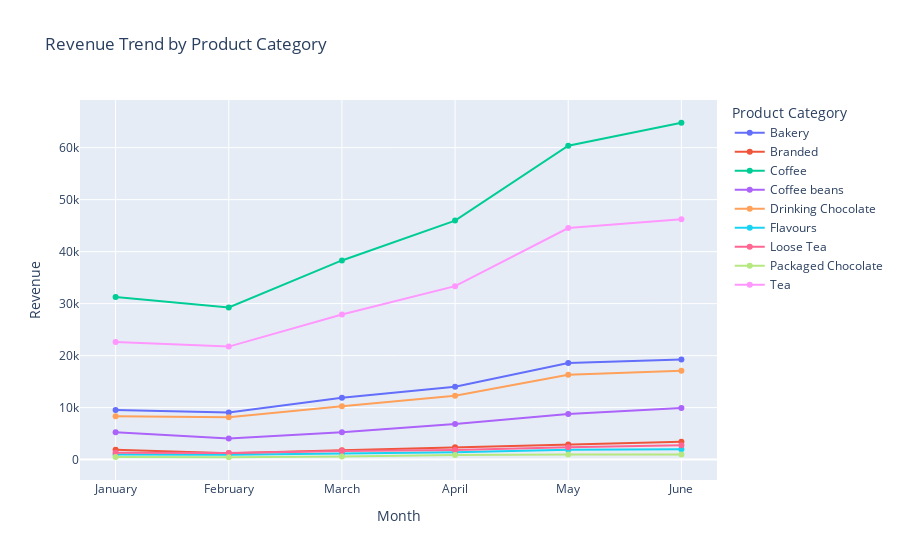

Notebook cell for this chart:
### Markdown cell above
#### 7. What are the overall sale trends over time?

### Code cell
# Finally, I want to calculate how much revenue was generated over time per product category.
# In order to be able to illustrate the months in a chronological order, 
# I convert the 'Months' column from type object into type category.
months_chronological = ['January', 'February', 'March', 'April', 'May', 'June']
df['Month'] = pd.Categorical(df['Month'], categories=months_chronological, ordered=True)

# Then I aggregate my total revenue per month and product category.
revenue_per_month = df.groupby(['Month','Product Category'])['Revenue'].sum().reset_index().sort_values('Month')
print(revenue_per_month)

# I illustrate the results with a trend line graph.
plot3 = px.line(revenue_per_month, 
              x='Month', 
              y='Revenue', 
              color='Product Category',
              title='Revenue Trend by Product Category',
              markers=True
             )
plot3.show()

### Figure 1 — Plotly figure (JSON) as saved in the notebook; plotly's stock layout.template omitted (floating-point values rounded to 4 significant figures)
{"data": [{"hovertemplate": "Product Category=Bakery<br>Month=%{x}<br>Revenue=%{y}<extra></extra>", "legendgroup": "Bakery", "line": {"color": "#636efa", "dash": "solid"}, "marker": {"symbol": "circle"}, "mode": "lines+markers", "name": "Bakery", "orientation": "v", "showlegend": true, "type": "scatter", "x": ["January", "February", "March", "April", "May", "June"], "xaxis": "x", "y": [9536.0, 9039.0, 11900.0, 14020.0, 18570.0, 19250.0], "yaxis": "y"}, {"hovertemplate": "Product Category=Branded<br>Month=%{x}<br>Revenue=%{y}<extra></extra>", "legendgroup": "Branded", "line": {"color": "#EF553B", "dash": "solid"}, "marker": {"symbol": "circle"}, "mode": "lines+markers", "name": "Branded", "orientation": "v", "showlegend": true, "type": "scatter", "x": ["January", "February", "March", "April", "May", "June"], "xaxis": "x", "y": [1890, 1235, 1801, 2379, 2889, 3413], "yaxis": "y"}, {"hovertemplate": "Product Category=Coffee<br>Month=%{x}<br>Revenue=%{y}<extra></extra>", "legendgroup": "Coffee", "line": {"color": "#00cc96", "dash": "solid"}, "marker": {"symbol": "circle"}, "mode": "lines+markers", "name": "Coffee", "orientation": "v", "showlegend": true, "type": "scatter", "x": ["January", "February", "March", "April", "May", "June"], "xaxis": "x", "y": [31260.0, 29270.0, 38300.0, 45970.0, 60360.0, 64789], "yaxis": "y"}, {"hovertemplate": "Product Category=Coffee beans<br>Month=%{x}<br>Revenue=%{y}<extra></extra>", "legendgroup": "Coffee beans", "line": {"color": "#ab63fa", "dash": "solid"}, "marker": {"symbol": "circle"}, "mode": "lines+markers", "name": "Coffee beans", "orientation": "v", "showlegend": true, "type": "scatter", "x": ["January", "February", "March", "April", "May", "June"], "xaxis": "x", "y": [5245.0, 4078.0, 5256.0, 6825.0, 8769.0, 9913.0], "yaxis": "y"}, {"hovertemplate": "Product Category=Drinking Chocolate<br>Month=%{x}<br>Revenue=%{y}<extra></extra>", "legendgroup": "Drinking Chocolate", "line": {"color": "#FFA15A", "dash": "solid"}, "marker": {"symbol": "circle"}, "mode": "lines+markers", "name": "Drinking Chocolate", "orientation": "v", "showlegend": true, "type": "scatter", "x": ["January", "February", "March", "April", "May", "June"], "xaxis": "x", "y": [8338.0, 8132.0, 10250.0, 12270.0, 16320.0, 17106], "yaxis": "y"}, {"hovertemplate": "Product Category=Flavours<br>Month=%{x}<br>Revenue=%{y}<extra></extra>", "legendgroup": "Flavours", "line": {"color": "#19d3f3", "dash": "solid"}, "marker": {"symbol": "circle"}, "mode": "lines+markers", "name": "Flavours", "orientation": "v", "showlegend": true, "type": "scatter", "x": ["January", "February", "March", "April", "May", "June"], "xaxis": "x", "y": [974.4, 930.4, 1172, 1418.0, 1906.0, 2008.0], "yaxis": "y"}, {"hovertemplate": "Product Category=Loose Tea<br>Month=%{x}<br>Revenue=%{y}<extra></extra>", "legendgroup": "Loose Tea", "line": {"color": "#FF6692", "dash": "solid"}, "marker": {"symbol": "circle"}, "mode": "lines+markers", "name": "Loose Tea", "orientation": "v", "showlegend": true, "type": "scatter", "x": ["January", "February", "March", "April", "May", "June"], "xaxis": "x", "y": [1294.0, 1278.0, 1647.0, 1829.0, 2395.0, 2771.0], "yaxis": "y"}, {"hovertemplate": "Product Category=Packaged Chocolate<br>Month=%{x}<br>Revenue=%{y}<extra></extra>", "legendgroup": "Packaged Chocolate", "line": {"color": "#B6E880", "dash": "solid"}, "marker": {"symbol": "circle"}, "mode": "lines+markers", "name": "Packaged Chocolate", "orientation": "v", "showlegend": true, "type": "scatter", "x": ["January", "February", "March", "April", "May", "June"], "xaxis": "x", "y": [521.9, 451.0, 588.2, 873.2, 981.1, 992.2], "yaxis": "y"}, {"hovertemplate": "Product Category=Tea<br>Month=%{x}<br>Revenue=%{y}<extra></extra>", "legendgroup": "Tea", "line": {"color": "#FF97FF", "dash": "solid"}, "marker": {"symbol": "circle"}, "mode": "lines+markers", "name": "Tea", "orientation": "v", "showlegend": true, "type": "scatter", "x": ["January", "February", "March", "April", "May", "June"], "xaxis": "x", "y": [22620.0, 21730.0, 27910.0, 33360.0, 44540.0, 46240.0], "yaxis": "y"}], "layout": {"legend": {"title": {"text": "Product Category"}, "tracegroupgap": 0}, "title": {"text": "Revenue Trend by Product Category"}, "xaxis": {"anchor": "y", "domain": [0, 1], "title": {"text": "Month"}}, "yaxis": {"anchor": "x", "domain": [0, 1], "title": {"text": "Revenue"}}}}
